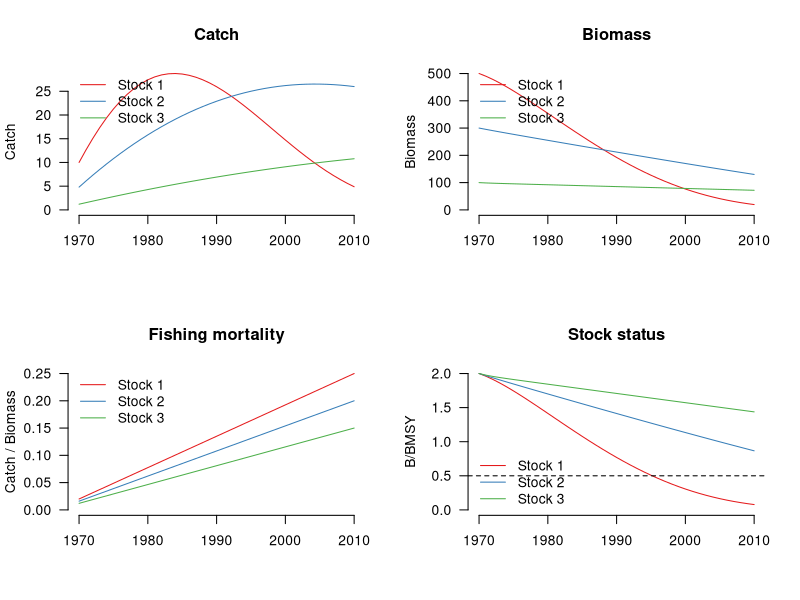
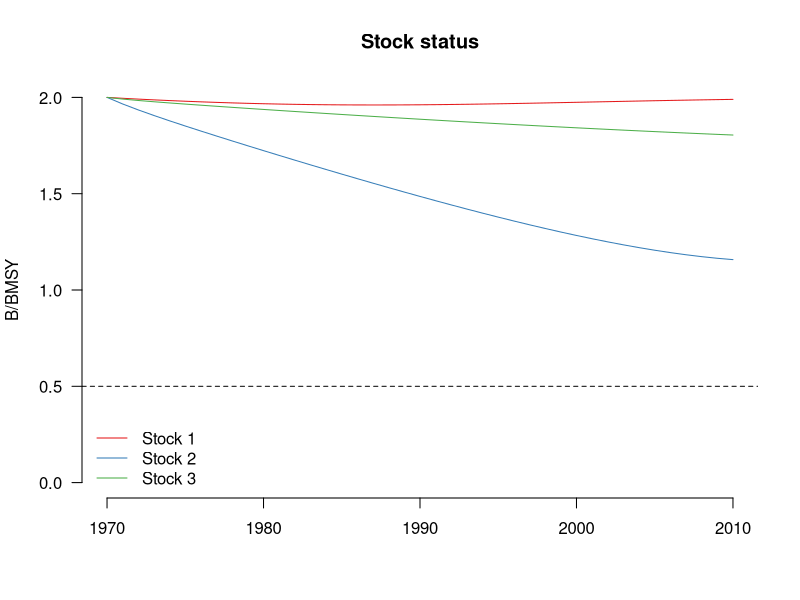

The R script that drew these images, in order:

# Setup
################################################################################

# Clear workspace
rm(list = ls())

# Turn off sci notation
options(scipen=999)

# Packages
library(plyr)
library(dplyr)
library(tidyr)
library(reshape2)
library(RColorBrewer)


# Plotting functions
################################################################################

# Plot catch time series
plot_catch <- function(C_mat, yrs){
  nstocks <- ncol(C_mat)
  cmax <- max(C_mat)
  colors <- brewer.pal(nstocks, "Set1")
  plot(x=yrs, y=C_mat[,1], bty="n", type="l", las=1, col=colors[1],
       ylim=c(0,cmax), xlab="", ylab="Catch", main="Catch") 
  for(i in 2:nstocks){
    lines(x=yrs, y=C_mat[,i], col=colors[i])
  }
  legend("topleft", bty="n", legend=paste("Stock", 1:nstocks), col=colors, lty=1)
}

# Plot biomass time series
plot_biomass <- function(B_mat, yrs){
  nstocks <- ncol(C_mat)
  bmax <- max(B_mat)
  colors <- brewer.pal(nstocks, "Set1")
  plot(x=yrs, y=B_mat[,1], bty="n", type="l", las=1, col=colors[1],
       ylim=c(0,bmax), xlab="", ylab="Biomass", main="Biomass") 
  for(i in 2:nstocks){
    lines(x=yrs, y=B_mat[,i], col=colors[i])
  }
  legend("topleft", bty="n", legend=paste("Stock", 1:nstocks), col=colors, lty=1)
}

# Plot fishing mortality time series
plot_f <- function(F_mat, yrs){
  nstocks <- ncol(F_mat)
  fmax <- max(F_mat)
  colors <- brewer.pal(nstocks, "Set1")
  plot(x=yrs, y=F_mat[,1], bty="n", type="l", las=1, col=colors[1],
       ylim=c(0,fmax), xlab="", ylab="Catch / Biomass", main="Fishing mortality") 
  for(i in 2:nstocks){
    lines(x=yrs, y=F_mat[,i], col=colors[i])
  }
  legend("topleft", bty="n", legend=paste("Stock", 1:nstocks), col=colors, lty=1)
}

# Plot B/BMSY time series
plot_bbmsy <- function(mat, yrs){
  nstocks <- ncol(mat)
  mmax <- max(mat)
  colors <- brewer.pal(nstocks, "Set1")
  plot(x=yrs, y=mat[,1], bty="n", type="l", las=1, col=colors[1],
       ylim=c(0,mmax), xlab="", ylab="B/BMSY", main="Stock status") 
  for(i in 2:nstocks){
    lines(x=yrs, y=mat[,i], col=colors[i])
  }
  abline(h=0.5, lty=2)
  legend("bottomleft", bty="n", legend=paste("Stock", 1:nstocks), col=colors, lty=1)
}

# Categorical status
bbmsy2status <- function(bbmsy){
  as.character(cut(bbmsy, breaks=c(0,0.5,1.5,999), labels=c("over", "fully", "under")))
}

# Simulate data
################################################################################

# Params
yrs <- 1970:2010
nyrs <- length(yrs)
nstocks <- 3
stocks <- paste("Stock", 1:nstocks)
r_true <- c(0.1, 0.3, 0.5)
k_true <- c(500, 300, 100)
msy_true <- r_true*k_true/4
bmsy_true <- k_true/2
fmsy_true <- r_true/2
res_true <- c("Low", "Medium", "Medium")
e_true <- seq(0.02,0.25,length.out=nyrs)
e_scalar_true <- c(1, 0.8, 0.6)

# Simulate data
# B[t+1] = bt[t] + r*bt[t]*(1-bt[t]/k) - ct[t]
B_mat_true <- matrix(data=NA, ncol=nstocks, nrow=nyrs)
C_mat <- matrix(data=NA, ncol=nstocks, nrow=nyrs)
B_mat_true[1,] <- k_true
C_mat[1,] <- k_true * e_true[1] * e_scalar_true
for(i in 1:nstocks){
  for(j in 2:nyrs){
    B_mat_true[j,i] <- B_mat_true[j-1,i] + r_true[i] * B_mat_true[j-1,i] * (1-B_mat_true[j-1,i]/k_true[i]) - C_mat[j-1,i]
    C_mat[j,i] <-  B_mat_true[j,i] * e_true[j] * e_scalar_true[i]
  }
}

# Calculate other time series
U_mat_true <- C_mat / B_mat_true
BBMSY_mat_true <- t(t(B_mat_true) / bmsy_true)

# Plot simulated data
par(mfrow=c(2,2))
plot_catch(C_mat, yrs)
plot_biomass(B_mat_true, yrs)
plot_f(U_mat_true, yrs)
plot_bbmsy(BBMSY_mat_true, yrs)


# Model functions
################################################################################

# Calculate r prior
calc_r_priors <- function(res){
  for(i in 1:length(res)){
    if(res[i]=="High"){r_prior <- c(0.6,1.5)}
    if(res[i]=="Medium"){r_prior <- c(0.2,0.8)}
    if(res[i]=="Low"){r_prior <- c(0.05,0.5)}
    if(res[i]=="Very low"){r_prior <- c(0.015,0.1)}
    if(i==1){r_priors <- r_prior}else{r_priors <- rbind(r_priors, r_prior)}
  }
  colnames(r_priors) <- c("r_lo", "r_hi")
  rownames(r_priors) <- NULL
  return(r_priors)
}

# Calculate k prior
calc_k_priors <- function(C_mat, r_priors){
  for(i in 1:ncol(C_mat)){
    catch <- C_mat[,i]
    r_prior <- r_priors[i,]
    r_lo <- r_prior[1]
    r_hi <- r_prior[2]
    c_max <- max(catch)
    k_lo <- c_max / r_hi
    k_hi <- 12 * c_max / r_lo
    k_prior <- c(k_lo, k_hi)
    if(i==1){k_priors <- k_prior}else{k_priors <- rbind(k_priors, k_prior)}
  }
  colnames(k_priors) <- c("k_lo", "k_hi")
  rownames(k_priors) <- NULL
  return(k_priors)
}

# Multi-species catch-only model
# For testing: par <- start_vals_log
mscom_nll <- function(par, C_mat, nstocks, nyrs, r_priors, k_priors){
  
  # Parameters
  ri_log <- par[1:3]
  ki_log <- par[4:6]
  ri <- exp(ri_log)
  ki <- exp(ki_log)
  
  # Build biomass time series
  # B[t+1] = bt[t] + r*bt[t]*(1-bt[t]/k) - ct[t]
  B_mat <- matrix(data=NA, ncol=nstocks, nrow=nyrs)
  B_mat[1,] <- ki
  for(i in 1:nstocks){
    for(j in 2:nyrs){
      B_mat[j,i] <- B_mat[j-1,i] + ri[i] * B_mat[j-1,i] * (1-B_mat[j-1,i]/ki[i]) - C_mat[j-1,i]
    }
  }
  
  # Are all biomasses positive?
  # If biomass remains positive, calculate NLL
  # If biomass goes negative, report a large NLL
  pos_check <- sum(B_mat < 0)==0 & sum(is.na(B_mat))==0
  if(pos_check==F){
    nll_E <- 9999
  }else{
    
    # Derive fishing mortality time series
    F_mat <- C_mat / B_mat
    
    # Calculate log-ratio of secondary stocks to reference stock (first stock)
    F_ref <- F_mat[,3]
    F_other <- F_mat[,1:2]
    z <- log(F_other / F_ref)
    z_avg <- apply(z, 2, mean)
    
    # Calculate SSQ of log-ratio and nll
    sq <- (z-z_avg)^2
    ssq <- colSums(sq)
    nll_E <- sum(-(nyrs/2)*log(ssq))
  }
  
  # Return NLL
  nll <- nll_E
  return(nll)
  
}

# Multi-species catch-only model
# For testing: C_mat<-C_mat; years<-yrs; stocks<-stocks; res<-res_true
mscom <- function(C_mat, years, stocks, res){
  
  # Time series info
  nyrs <- length(years)
  nstocks <- length(stocks)
  
  # Calculate r and k priors
  # R prior based on resilience; K prior based on max catch and r prior
  r_priors <- calc_r_priors(res_true)
  k_priors <- calc_k_priors(C_mat, r_priors)
  
  # Create lower/upper bounds to pass to optim()
  lower_bounds_log <- log(c(r_priors[,"r_lo"],k_priors[,"k_lo"]))
  upper_bounds_log <- log(c(r_priors[,"r_hi"],k_priors[,"k_hi"]))
  
  # Specify initial values
  # Median of r and k priors for each stock
  r_starts <- apply(r_priors, 1, median)
  k_starts <- apply(k_priors, 1, median)
  start_vals_log <- log(c(r_starts, k_starts))
  
  # Fit model using optim() 
  optfit <- optim(par=start_vals_log, fn=mscom_nll,
                  C_mat=C_mat, nstocks=nstocks, nyrs=nyrs, 
                  lower=lower_bounds_log, upper=upper_bounds_log, method="L-BFGS-B",
                  control=list(trace=1, maxit=10000))
  
  # Return fit
  return(optfit)
  
}

# Extract results
get_results <- function(msfit){
  
  # Parameters
  par_est <- exp(msfit$par)
  r_est <- par_est[1:3]
  k_est <- par_est[4:6]
  msy_est <- r_est*k_est/4
  bmsy_est <- k_est/2
  fmsy_est <- r_est/2
  params <- data.frame(stocks, r_est, k_est, msy_est, bmsy_est, fmsy_est)
  
  # Build data
  B_mat <- matrix(data=NA, ncol=nstocks, nrow=nyrs)
  B_mat[1,] <- k_est
  for(i in 1:nstocks){
    # Extract coefs
    r <- r_est[i]
    k <- k_est[i]
    # Build trajectories
    for(j in 2:nyrs){
      B_mat[j,i] <- B_mat[j-1,i] + r * B_mat[j-1,i] * (1-B_mat[j-1,i]/k) - C_mat[j-1,i]
    }
  }
  
  # Other time series
  U_mat <- C_mat / B_mat
  BBMSY_mat <- t(t(B_mat) / bmsy_est)
  
  # Return output
  output <- list(params=params, B_mat=B_mat, U_mat=U_mat, BBMSY_mat=BBMSY_mat)
  return(output)
  
}


# Test model
################################################################################

# Fit MSCOM
msfit <- mscom(C_mat=C_mat, years=yrs, stocks=stocks, res=res_true)

# Get MSCOM results
msout <- get_results(msfit)

# Plot results
par(mfrow=c(1,1))
plot_bbmsy(msout[["BBMSY_mat"]], yrs)



